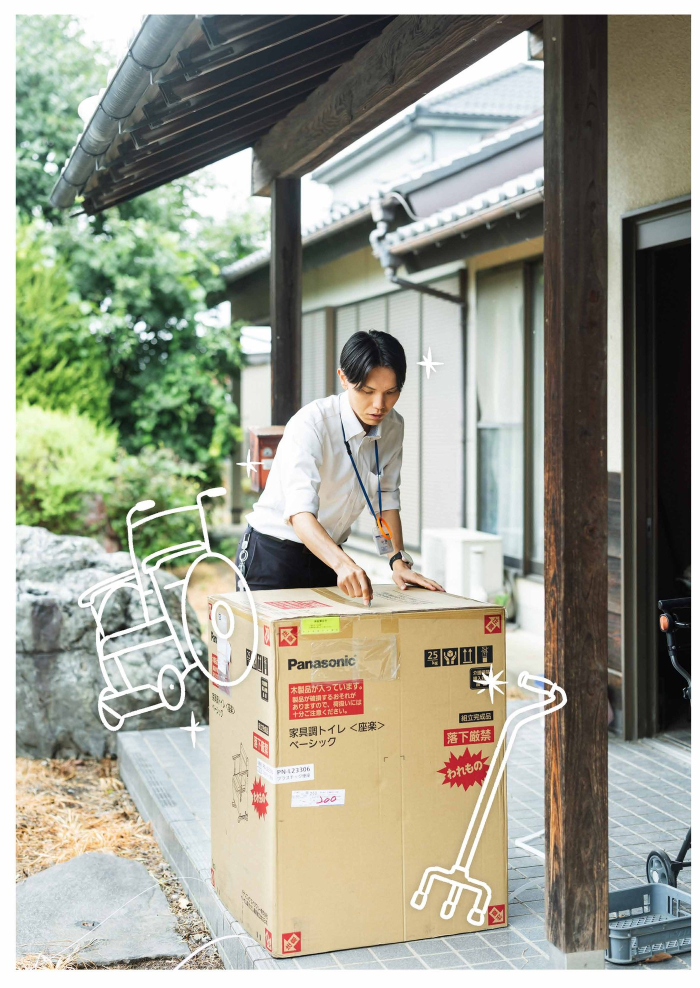
#> input picture flyer/assets/photo/f1.jpg, 1400 x 1976 px (shown at 1/2 size); its folder holds 2 pictures in this run
$ python dupcheck.py ../../flyer/assets/photo
#> lines starting #> are read from the running program, lines starting #| are printed output that depends on the picture
#!/usr/bin/env python3
"""デザインハーネス 第3層(検証): 画像の使い回し(ほぼ同一画像)を見つける。
使い方: python3 dupcheck.py <画像フォルダ> [--threshold 4]
知覚ハッシュ(dHash 16x16)で比較し、ハミング距離が threshold 以下のペアを出す。
シリーズ物で「画像だけでは、どの回か分からない」(HR-007)を機械的に防ぐ。"""
import sys, os, itertools, warnings
warnings.filterwarnings("ignore")
from PIL import Image

def dhash(path, size=16):
#> called with path = '../../flyer/assets/photo/f1.jpg', size = 16
    im = Image.open(path).convert('L').resize((size + 1, size), Image.LANCZOS)
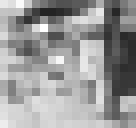
#> im: PIL image 17x16 L (shown 8 times larger); min 35, max 255, mean 153.1
    px = list(im.getdata()); bits = 0
#> after `px = list(im.getdata())`: px = 272 values, max 255 at index 56, min 35 at index 22, mean 153.1
    for y in range(size):
        for x in range(size):
            bits = (bits << 1) | (px[y * (size + 1) + x] > px[y * (size + 1) + x + 1])
#> after the loop, bits = 85961913664475157633648457843087069168708797668160060518419205008334792749806
    return bits

def main():
    args = sys.argv[1:]
    if not args: print(__doc__); sys.exit(2)
    folder = args[0]; th = int(args[args.index('--threshold') + 1]) if '--threshold' in args else 4
    files = sorted(f for f in os.listdir(folder) if f.lower().endswith(('.png', '.jpg', '.jpeg', '.webp')))
    hs = {f: dhash(os.path.join(folder, f)) for f in files}
#> call 2 of dhash, with path = '../../flyer/assets/photo/f2.jpg', size = 16
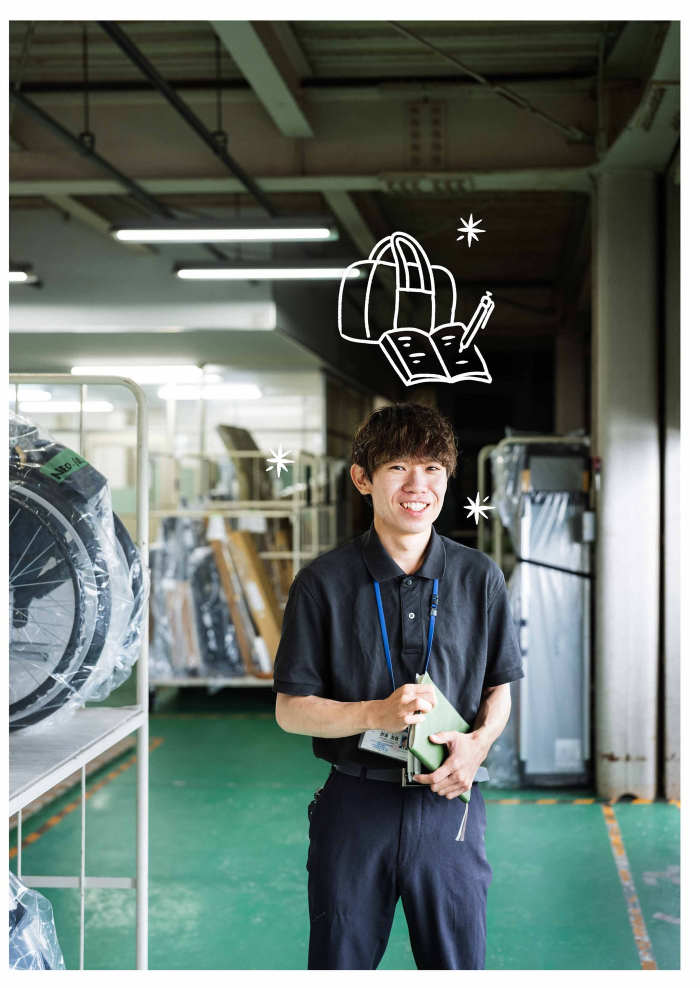
#> input picture flyer/assets/photo/f2.jpg, 1400 x 1976 px (shown at 1/2 size)
#> in dhash (call 2), `im = Image.open(path).convert('L').resize((size + 1, size), Image.LANC..`:
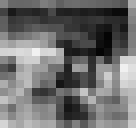
#> im: PIL image 17x16 L (shown 8 times larger); min 4, max 241, mean 110.7
#> in dhash (call 2), `px = list(im.getdata())`: px = 272 values, max 241 at index 106, min 4 at index 81, mean 110.7
#> after the loop in dhash (call 2), `for y in range(size):`: bits = 89781804658652429980539579628575755018568516218321607336777797530876036045644
    pairs = [(a, b, bin(hs[a] ^ hs[b]).count('1')) for a, b in itertools.combinations(files, 2)]
#> pairs = [('f1.jpg', 'f2.jpg', 124)]
    dup = sorted([p for p in pairs if p[2] <= th], key=lambda p: p[2])
#> dup = []
    print(f'{len(files)} 枚を比較。ほぼ同一(距離 <= {th}): {len(dup)} 組')
#| 2 枚を比較。ほぼ同一(距離 <= 4): 0 組
    for a, b, d in dup: print(f'  [FAIL] duplicate: {a} と {b} (距離 {d})')
#> this loop made 0 passes
    sys.exit(1 if dup else 0)
#> (the program exits here)
